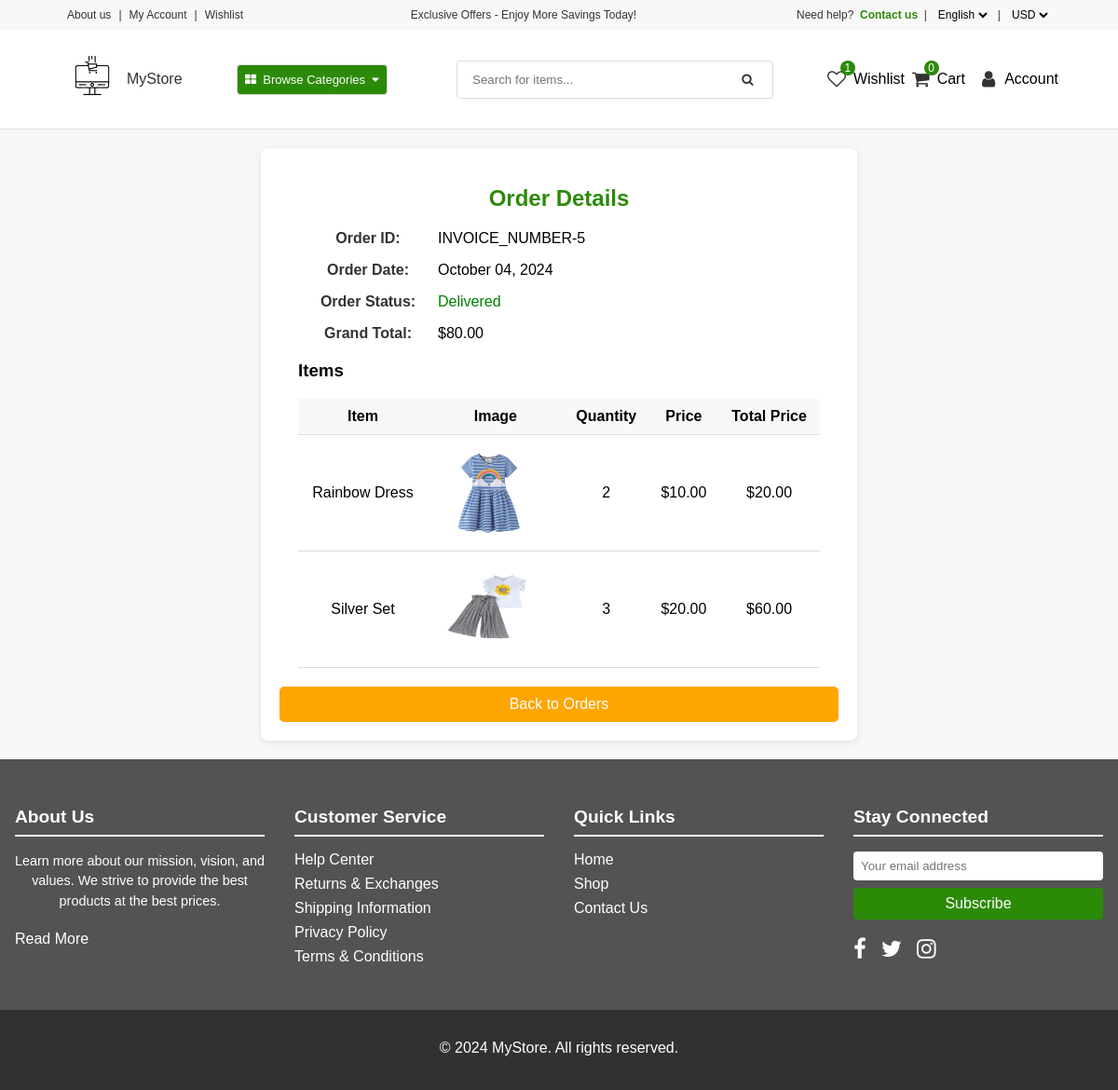
The app's page /account/order-details/5/ (signed in) with its own data.
### core/models.py (models this page shows, shortened)
class CartOrder(models.Model):
    user = models.ForeignKey(User, on_delete=models.CASCADE)
    full_name = models.CharField(max_length=200, null=True, blank=True)
    email = models.CharField(max_length=200, null=True, blank=True)
    phone_number = models.CharField(max_length=100, null=True, blank=True)
    address = models.CharField(max_length=100, null=True, blank=True)
    payment_method = models.CharField(choices=PAYMENT_CHOICE, max_length=30)
    price = models.DecimalField(max_digits=12, decimal_places=2, default="0.00")
    paid_status = models.BooleanField(default=False)
    order_date = models.DateTimeField(auto_now_add=True)
    order_status = models.CharField(choices=ORDER_CHOICE, max_length=20, default="processing")
    class Meta:
        verbose_name_plural = "Cart Order"

class CartOrderItems(models.Model):
    order = models.ForeignKey(CartOrder, on_delete=models.CASCADE)
    invoice_number = models.CharField(max_length=200)
    item = models.CharField(max_length=200)
    image = models.CharField(max_length=200)
    quantity = models.IntegerField(default=1)
    price = models.DecimalField(max_digits=12, decimal_places=2, default="0.00")
    total = models.DecimalField(max_digits=12, decimal_places=2, default="0.00")
    class Meta:
        verbose_name_plural = "Cart Order Items"

### core/views.py (the view)
# urls.py: path('account/order-details/<int:id>/', order_details, name='order_details'),  # URL for the order details page
def order_details(request, id):
    order = CartOrder.objects.get(user=request.user, id=id)
    items = CartOrderItems.objects.filter(order=order)
    context = {
        "order" : order,
        'items' : items
    }
    return render(request, 'core/order-details.html', context)

### core/context_processor.py (called while the page is built)
def default(request):
    categories = Category.objects.all()
    try:
        address = Address.objects.get(user=request.user)
    except:
        address = None
    try:
        wishlist = Wishlist.objects.filter(user=request.user)
    except:
        wishlist = None
    return {
        'categories' : categories,
        'address' : address,
        'wishlist' : wishlist
    }

### templates/core/order-details.html
{% extends 'partials/base1.html' %}
{% load static %}
{% block content %}
    <main class="main-background">
        <div class="order-details-container">
            <h2>Order Details</h2>
            <div class="order-info">
                <p><strong>Order ID:</strong> INVOICE_NUMBER-{{ order.id }} </p>
                <p><strong>Order Date:</strong> {{ order.order_date|date:"F d, Y" }} </p>
                <p><strong>Order Status:</strong> <span class="{{ order.order_status }}"> {{ order.order_status|capfirst }} </span></p>
                <p><strong>Grand Total:</strong> ${{ order.price|floatformat:2 }} </p>
            </div>
            <div class="order-items">
                <h3>Items</h3>
                <table>
                    <thead>
                        <tr>
                            <th>Item</th>
                            <th>Image</th>
                            <th>Quantity</th>
                            <th>Price</th>
                            <th>Total Price</th>
                        </tr>
                    </thead>
                    <tbody>
                        {% for item in items %}
                            <tr>
                                <td> {{ item.item }} </td>
                                <td> <img src="{{ item.image }}" alt="{{ item.item }}" width="100" height="100"> </td>
                                <td> {{ item.quantity }} </td>
                                <td> ${{ item.price }} </td>
                                <td> ${{ item.total }} </td>
                            </tr>
                        {% endfor %}
                    </tbody>
                </table>
            </div>
            <a href="{% url 'core:order-history' %}" class="back-button" id="back-button">Back to Orders</a>
        </div>
    </main>
{% endblock content %}

### static/assets/CSS/ecommerceStyles.css (style rules this page uses)
body { font-family: Arial, sans-serif; margin: 0; padding: 0; overflow-x: hidden; box-sizing: border-box; }
.main-background { background-color: #f8f8f8; display: flex; justify-content: center; align-items: center; flex-direction: column; }
.order-items { list-style: none; padding: 0; }
.order-items img { width: 100px; height: 100px; margin-right: 15px; }
.delivered { color: green; }
.order-details-container { background-color: #fff; padding: 20px; border-radius: 8px; box-shadow: 0 2px 8px rgba(0, 0, 0, 0.1); width: 100%; max-width: 600px; margin: 20px auto; }
.order-details-container h2 { margin-bottom: 20px; color: #2c8a09; text-align: center; }
.order-info { margin-bottom: 20px; padding: 0 20px; }
.order-info p { display: flex; align-items: center; margin-bottom: 10px; }
.order-info strong { width: 150px; font-weight: bold; color: #333; }
.order-items { margin-top: 20px; padding: 0 20px; }
.order-items table { width: 100%; border-collapse: collapse; }
.order-items th, .order-items td { padding: 10px; text-align: center; border-bottom: 1px solid #ddd; }
.order-items th { background-color: #f8f8f8; }
.back-button { display: block; margin-top: 20px; padding: 10px; background-color: orange; color: #fff; text-align: center; border-radius: 5px; text-decoration: none; transition: background-color 0.3s ease; }
.our-story h2, p { margin-bottom: 20px; text-align: center; }

### records on screen
CartOrder: id "5", order_date "October 04, 2024", order_status "Delivered", price "80.00"
CartOrderItems: item "Rainbow Dress", image (picture), quantity "2", price "10.00", total "20.00"
CartOrderItems: item "Silver Set", image (picture), quantity "3", price "20.00", total "60.00"

### other values on screen
{{ wishlist.count }} "1"
{{ request.session.cart_data_obj|length }} "0"
